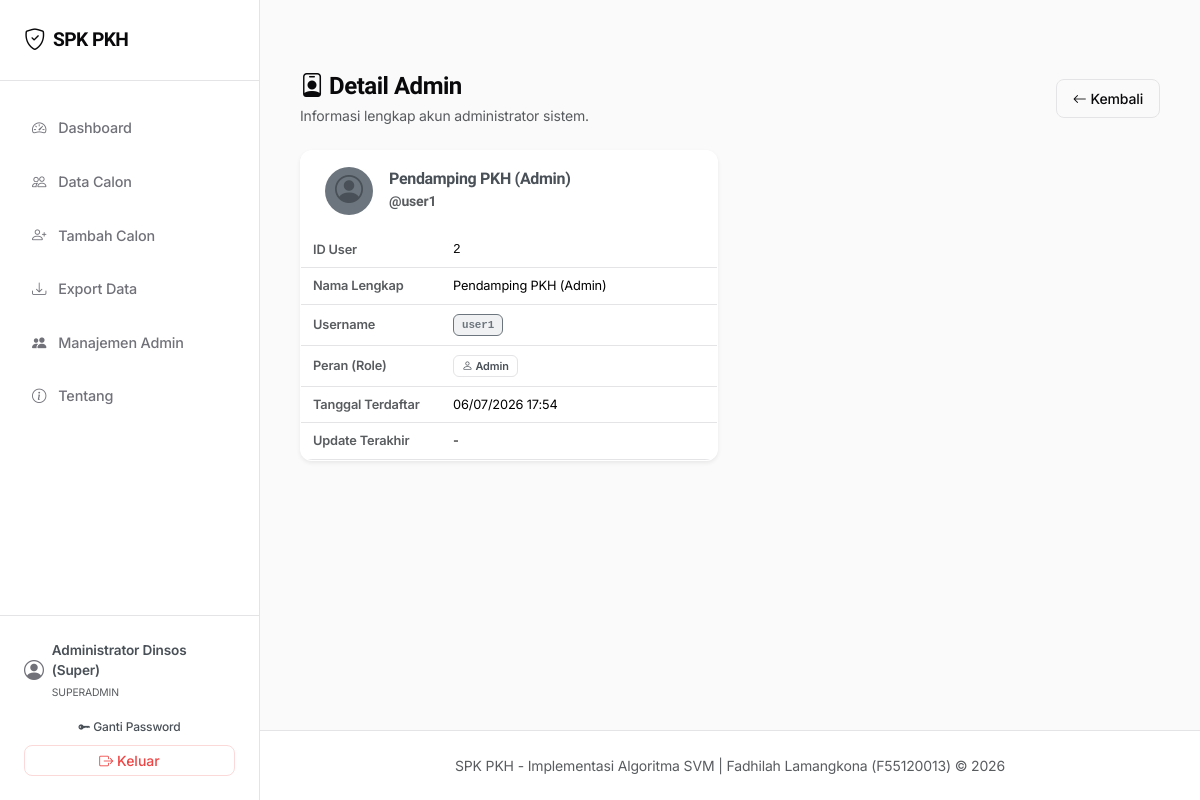
Page /admin/users/2/detail (signed in) on the earlier database version.
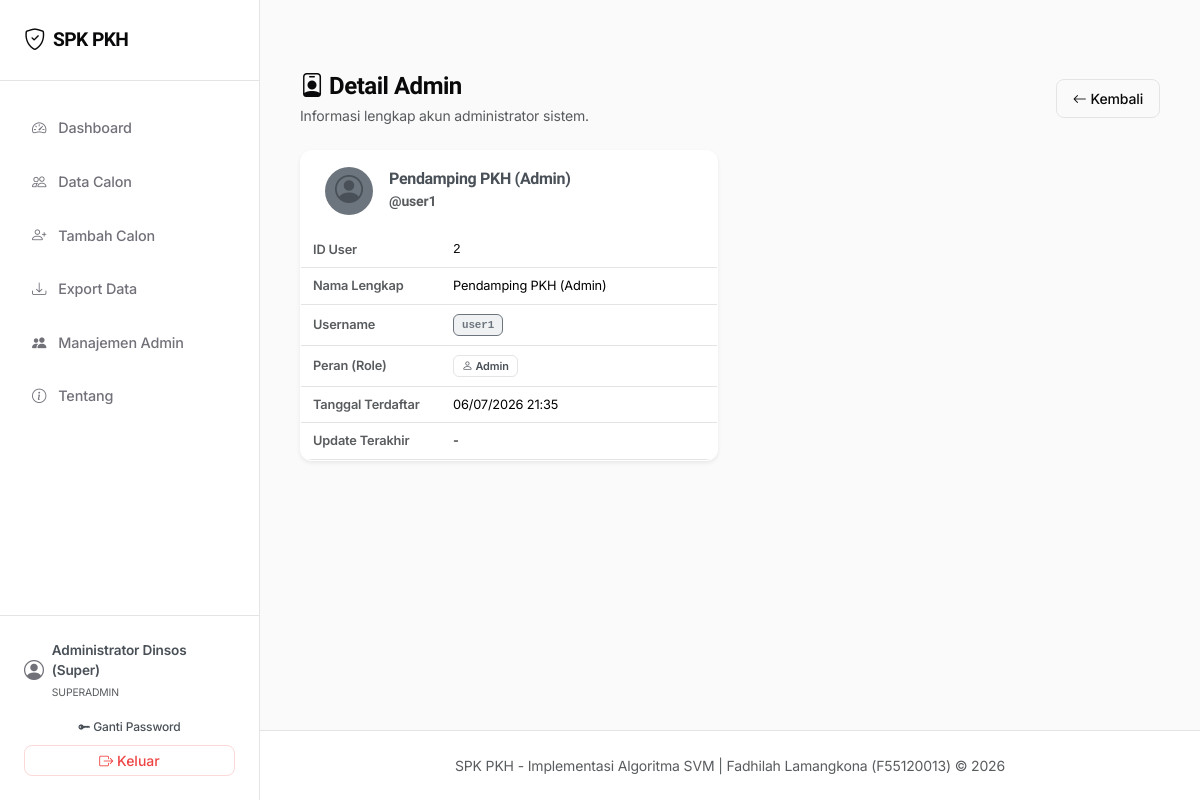
Same page on the later database version.
### models_db.py (models this page shows, shortened)
class User(db.Model):
    __tablename__ = 'users'
    id = db.Column(db.Integer, primary_key=True)
    username = db.Column(db.String(50), unique=True, nullable=False)
    password_hash = db.Column(db.String(255), nullable=False)
    nama_lengkap = db.Column(db.String(100), nullable=False)
    role = db.Column(db.String(20), nullable=False, default='admin')  # 'superadmin' atau 'admin'
    must_change_password = db.Column(db.Boolean, default=False)
    created_at = db.Column(db.DateTime, default=lambda: datetime.now(timezone.utc))

### routes/admin.py (the view)
@admin_bp.route('/users/<int:id>/detail')
@login_required
@superadmin_required
def detail_user(id):
    user = User.query.get_or_404(id)
    return render_template('admin/user_detail.html', user=user)

### core/auth.py (called while the page is built)
def login_required(f):
    @wraps(f)
    def decorated_function(*args, **kwargs):
        if 'user_id' not in session:
            flash('Silakan login terlebih dahulu untuk mengakses sistem.', 'warning')
            return redirect(url_for('auth.login'))
        from flask import request as _req
        if _req.endpoint != 'auth.change_password':
            user = User.query.get(session['user_id'])
            if user and user.must_change_password:
                flash('Anda harus mengganti password sebelum dapat mengakses sistem.', 'warning')
                return redirect(url_for('auth.change_password', force=True))
        return f(*args, **kwargs)
    return decorated_function

def inject_user():
    if 'user_id' in session:
        user = User.query.get(session['user_id'])
        return dict(current_user=user)
    return dict(current_user=None)

def generate_csrf_token():
    if '_csrf_token' not in session:
        session['_csrf_token'] = secrets.token_hex(32)
    return session['_csrf_token']

def inject_csrf():
    return dict(csrf_token=generate_csrf_token())

### templates/admin/user_detail.html (shortened to what this page needs)
{% extends 'base.html' %}
{% block content %}
<div class="stagger-container py-3">
    <div class="d-flex justify-content-between align-items-center mb-4">
        <div>
            <h4 class="mb-1"><i class="bi bi-person-badge"></i> Detail Admin</h4>
            <p class="text-muted small mb-0">Informasi lengkap akun administrator sistem.</p>
        </div>
        <a href="{{ url_for('admin.list_users') }}" class="btn btn-outline-primary btn-sm d-flex align-items-center gap-1">
            <i class="bi bi-arrow-left"></i> Kembali
        </a>
    </div>
    <div class="row">
        <div class="col-md-7 col-lg-6">
            <div class="card shadow-sm border border-light border-opacity-10">
                <div class="card-header bg-transparent border-bottom border-light border-opacity-10 py-3 d-flex align-items-center gap-3">
                    <div class="d-inline-flex align-items-center justify-content-center bg-secondary bg-opacity-20 text-dark-emphasis rounded-circle" style="width: 48px; height: 48px;">
                        <i class="bi bi-person-circle fs-3"></i>
                    </div>
                    <div>
                        <h6 class="mb-0 fw-semibold text-dark-emphasis">{{ user.nama_lengkap }}</h6>
                        <span class="text-muted small">@{{ user.username }}</span>
                    </div>
                </div>
                <div class="card-body p-0">
                    <div class="table-responsive border-0">
                        <table class="table mb-0">
                            <tbody>
                                <tr>
                                    <td class="text-muted small fw-semibold" style="width: 140px;">ID User</td>
                                    <td class="font-monospace small">{{ user.id }}</td>
                                </tr>
                                <tr>
                                    <td class="text-muted small fw-semibold">Nama Lengkap</td>
                                    <td>{{ user.nama_lengkap }}</td>
                                </tr>
                                <tr>
                                    <td class="text-muted small fw-semibold">Username</td>
                                    <td><span class="badge bg-secondary bg-opacity-10 text-secondary border border-secondary border-opacity-20 font-monospace">{{ user.username }}</span></td>
                                </tr>
                                <tr>
                                    <td class="text-muted small fw-semibold">Peran (Role)</td>
                                    <td>
                                        {% if user.role == 'superadmin' %}
                                        <span class="badge badge-layak"><i class="bi bi-shield-fill"></i> Superadmin</span>
                                        {% else %}
                                        <span class="badge badge-tidak-layak text-dark-emphasis"><i class="bi bi-person"></i> Admin</span>
                                        {% endif %}
                                    </td>
                                </tr>
                                <tr>
                                    <td class="text-muted small fw-semibold">Tanggal Terdaftar</td>
                                    <td class="small">{{ user.created_at.strftime('%d/%m/%Y %H:%M') if user.created_at else '-' }}</td>
                                </tr>
                                <tr>
                                    <td class="text-muted small fw-semibold">Update Terakhir</td>
                                    <td class="small">{{ user.updated_at.strftime('%d/%m/%Y %H:%M') if user.updated_at else '-' }}</td>
                                </tr>
                            </tbody>
                        </table>
                    </div>
                </div>
            </div>
        </div>
    </div>
</div>
{% endblock %}

Differences in the rows shown:
changed User "Pendamping PKH (Admin)": created_at "06/07/2026 17:54" → "06/07/2026 21:35"
